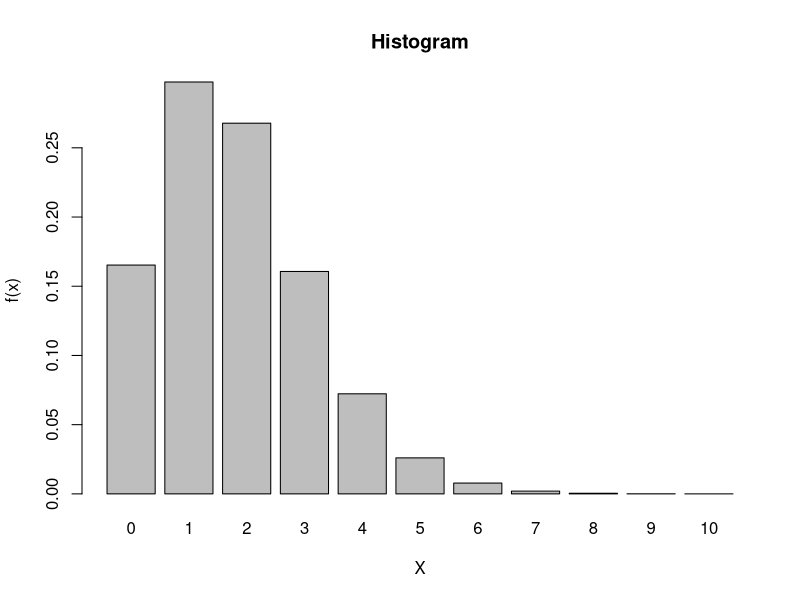

The R source for this figure:
# Soal 2

# a. 
cat("a. Menggunakan distribusi poisson, dengan parameter λ = 1.8\n")
# menggunakan distribusi poisson

# b. probabilitas kematian sebanyak 4
lambda <- 1.8
x <- 4
prob <- dpois(x, lambda)

cat("b. probabilitas kematian sebanyak", x, "adalah", prob, "\n")
# probabilitas kematian sebanyak 4 adalah 0.07230173 

# c. P(x<=4)
x <- 4 
lambda <- 1.8
prob <- ppois(x, lambda)

cat("c. probabilitas peluang kematian paling banyak 4 adalah", prob, "\n")
# probabilitas peluang kematian paling banyak 4 adalah 0.9635933

# d. P(X>4)
x <- 4 
lambda <- 1.8
prob <- ppois(x,lambda, lower.tail = FALSE)

cat("d. Probabilitas kematian lebih dari 4 adalah", prob, "\n")
# Probabilitas kematian lebih dari 4 adalah 0.03640666 

# e. nilai harapan dan simpangan baku
# Both the mean and the variance of the Poisson distribution p(x; λt) are λt
t <- 20
lamda <- 1.8

ans <- lambda * t
standardDeviasi <- sqrt(ans)
cat("e. nilai harapan =", ans, "\n")
cat("   standard deviasi = ", standardDeviasi, "\n")
# nilai harapan = 36 
# standard deviasi =  6 

# f. buat histogram
# Generate data
x <- 0:10
y <- dpois(x, lambda = 1.8)


# Create histogram
barplot(y, names.arg = x, main = "Histogram", xlab = "X", ylab = "f(x)")


# g. simulasi
lambda <- 1.8
n <- 10

simNum <- rpois(n, lambda)
cat("simulasi = ", simNum, "\n")
cat("rerata = ", sum(simNum) / n, "\n")

# h. 
cat("g. Hasil simulasi mendekati nilai lambda\n")


